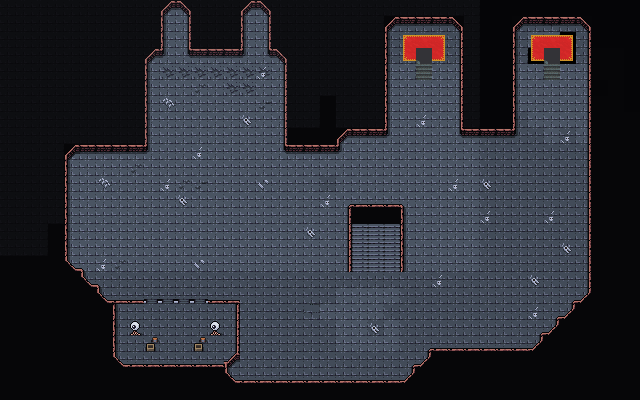

Tiled map render using the project's own tile images. Description and the map definition, with tile-layer contents summarised, below:
An orthogonal 40x25 tile map with 16x16 px tiles, 5 tile layers (Background, Ground, Clutter, Clutter Bis, ...), 3 tilesets and 69 objects.

<map version="1.10" tiledversion="1.10.1" orientation="orthogonal" renderorder="right-down" width="40" height="25" tilewidth="16" tileheight="16" infinite="0" nextlayerid="8" nextobjectid="155">
 <editorsettings>
  <export target="wastetown..tmx" format="tmx" />
 </editorsettings>
 <tileset firstgid="1" source="../../../../common/maps/tileset/main.tsx" />
 <tileset firstgid="10113" source="../../../../common/maps/tileset/buildings.tsx" />
 <tileset firstgid="11905" source="../../../../common/maps/tileset/dungeon.tsx" />
 <layer id="1" name="Background" width="40" height="25">
  <data>[1000 cells, 503 non-empty, 4 distinct tile ids]</data>
 </layer>
 <layer id="2" name="Ground" width="40" height="25" opacity="0.9">
  <data>[1000 cells, 857 non-empty, 15 distinct tile ids]</data>
 </layer>
 <layer id="3" name="Clutter" width="40" height="25">
  <data>[1000 cells, 431 non-empty, 35 distinct tile ids]</data>
 </layer>
 <layer id="6" name="Clutter Bis" width="40" height="25">
  <data>[1000 cells, 14 non-empty, 7 distinct tile ids]</data>
 </layer>
 <layer id="7" name="Clutter Bis" width="40" height="25">
  <properties>
   <property name="spriteLayer" type="bool" value="true" />
  </properties>
  <data>[1000 cells, 4 non-empty, 2 distinct tile ids]</data>
 </layer>
 <objectgroup id="4" name="Objects">
  <!-- 69 objects omitted --></objectgroup>
</map>
<!-- 69 of 69 objects omitted -->
